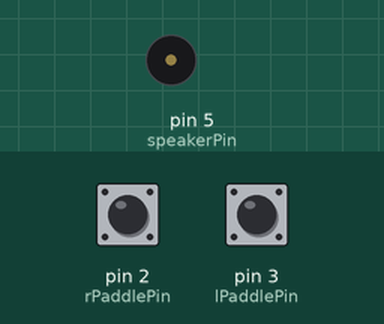
Recording of a sketch running on a simulated Arduino Uno, built with avr-gcc and run on an emulated ATmega328P. Shown: buzzer (waves = sounding). The test bench sets the inputs (shaded band); at power-on: pin 2 (rPaddlePin) HIGH, pin 3 (lPaddlePin) HIGH. What the sketch prints to the serial monitor is not drawn.

Above: at 1.2 s.
1.3 s: pin 2 (rPaddlePin) pulled LOW for 0.15 s
At 1.9 s:
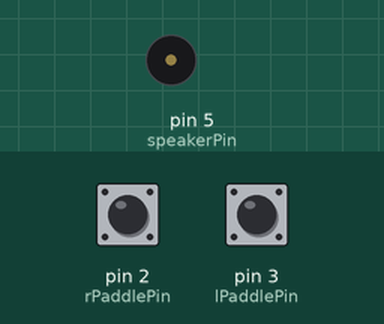
2.9 s: pin 3 (lPaddlePin) pulled LOW for 1 s
At 2.97 s:
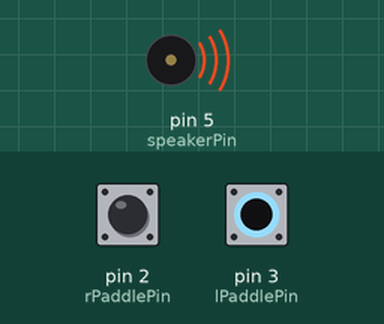
5.9 s: pin 3 (lPaddlePin) pulled LOW for 0.15 s
At 5.97 s:
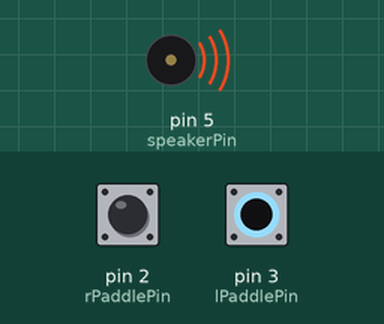
7.6 s: pin 3 (lPaddlePin) pulled LOW for 3.2 s
At 11.6 s:
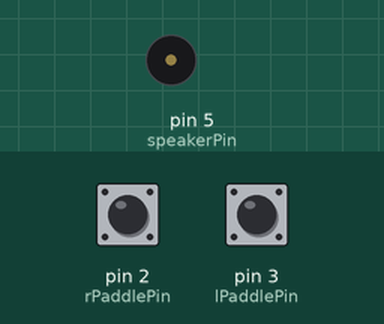
12.3 s: pin 2 (rPaddlePin) pulled LOW for 3.2 s
At 16.4 s:
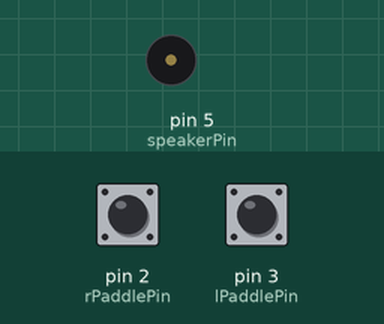
17.0 s: pin 2 (rPaddlePin) pulsed LOW 2 times (0.12 s each, 0.3 s apart)
At 17.22 s:
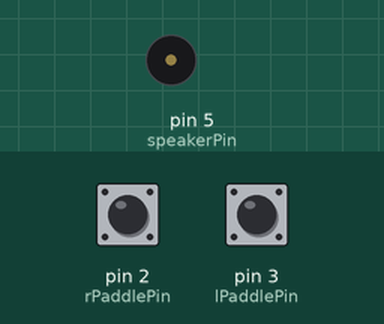
Timing chart, 0 to 20.0 s (numbered marks = the images above; inputs shaded):
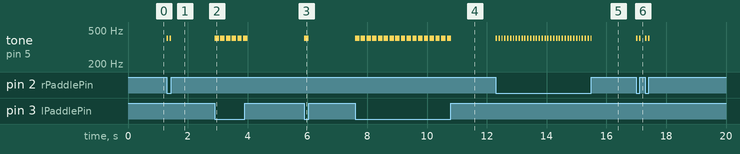

Measured:
- after the input at 1.3 s, tone on pin 5 (speakerPin): alternates 400 Hz for 0.05 s and silent for 0.05 s, 4 changes in all, then stays silent, starting at once
- after the input at 2.9 s, tone on pin 5 (speakerPin): alternates 400 Hz for 0.14 s and silent for 0.05 s, 12 changes in all, then stays silent, starting at once
- after the input at 5.9 s, tone on pin 5 (speakerPin): silent → 400 Hz at once, → silent 0.14 s later
- after the input at 7.6 s, tone on pin 5 (speakerPin): alternates 400 Hz for 0.14 s and silent for 0.05 s, 34 changes in all, then stays silent, starting at once
- after the input at 12.3 s, tone on pin 5 (speakerPin): alternates 400 Hz for 0.05 s and silent for 0.05 s, 68 changes in all, then stays silent, starting at once
- after the input at 17.0 s, tone on pin 5 (speakerPin): plays 400 Hz for 0.05 s, 400 Hz for 0.05 s, 400 Hz for 0.05 s, 400 Hz for 0.05 s, starting at once

The sketch:

cw.ino
```cpp
#include "morse_decode.h"

// Pin Definitions
const int lPaddlePin = 3;  // Left iambic paddle pin (Dit or "Short" key)
const int rPaddlePin = 2;  // Right iambic paddle pin (Dah or "Long" key)
const int speakerPin = 5; // Pin connected to the speaker

// Timing variables for CW
const int ditDuration = 48;  // Duration of a "Dit" (in milliseconds)
const int dahDuration = ditDuration * 3;  // Duration of a "Dah" (3 times Dit)
const int gapDuration = ditDuration;  // Gap between dits/dahs within a character (standard is "Dit" duration)

// Speaker tone (in Hz) (may have to manipulate based on speaker to get desired "actual" tone)
const int speakerTone = 400;

// Variables to store the current state of the paddles
volatile bool rPaddleState = HIGH;  // Current state of right paddle
volatile bool lPaddleState = HIGH;  // Current state of left paddle

// Tracking last symbol sent for iambic functionality (bool used since only 2 states exist)
volatile bool lastSymbolWasDit = false;

volatile long int lastInputTime = millis();

// Tracking if char has been started (to determine whether to add space at pause)
volatile bool charStarted = false;
volatile bool wordStarted = false;

// Current character tracked
volatile char currentChar[6] = "";

void setup() {
  // Set pin modes for paddles + speakers (and begin serial comms)
  pinMode(lPaddlePin, INPUT_PULLUP);
  pinMode(rPaddlePin, INPUT_PULLUP);
  pinMode(speakerPin, OUTPUT);
  Serial.begin(9600);
}

void playDit() {
  tone(speakerPin, speakerTone);  // Play tone for a "Dit"
  delay(ditDuration);
  noTone(speakerPin);
  delay(gapDuration);
  wordStarted = charStarted = true;
  lastInputTime = millis();
  lastSymbolWasDit = true;
  if (strlen(currentChar) < 6) {
    currentChar[strlen(currentChar)] = '.';
  }
}

void playDah() {
  tone(speakerPin, speakerTone);  // Play tone for a "Dah"
  delay(dahDuration);
  noTone(speakerPin);
  delay(gapDuration);
  wordStarted = charStarted = true;
  lastInputTime = millis();
  lastSymbolWasDit = false;
  if (strlen(currentChar) < 6) {
    currentChar[strlen(currentChar)] = '-';
  }
}

void loop() {
  /*
  Reads paddle states, and triggers iambic keying according to paddle inputs.
  Detected morse characters are written to serial with proper timing/spacing.
  */

  // Read current paddle states
  lPaddleState = digitalRead(lPaddlePin);
  rPaddleState = digitalRead(rPaddlePin);

  if (lPaddleState == LOW && rPaddleState == LOW) { // If both paddles pressed
    if (lastSymbolWasDit) {
      playDah();
    } else {
      playDit();
    }
  } else {
    if (rPaddleState == LOW) { // If right paddle pressed
      playDit();
    } else if (lPaddleState == LOW) { // If left paddle pressed
      playDah();
    } else {
      // Break character after long enough delay
      if (((millis() - lastInputTime) > 2 * ditDuration)) {
        if (charStarted == true) {
          Serial.print(decodeMorse(currentChar));  // Print decoded character
          memset(currentChar,0,strlen(currentChar)); // Null out current encoded character var
          charStarted = false;
        }
        // Break word after long enough delay
        if (((millis() - lastInputTime) > 6 * ditDuration) && wordStarted == true) {
          wordStarted = false;
          Serial.print(' ');  // Print space
        }
      }
    }
  }
}
```

morse_decode.h
```cpp
const char* const MORSE_CODE_TABLE[] = {
  ".-", "-...", "-.-.", "-..", ".", "..-.", "--.", "....", "..", ".---",  // A-J
  "-.-", ".-..", "--", "-.", "---", ".--.", "--.-", ".-.", "...", "-",    // K-T
  "..-", "...-", ".--", "-..-", "-.--", "--..",                           // U-Z
  "-----", ".----", "..---", "...--", "....-", ".....", "-....", "--...", "---..", "----."  // 0-9
};

const char CHAR_TABLE[] = {
  'A','B','C','D','E','F','G','H','I','J',
  'K','L','M','N','O','P','Q','R','S','T',
  'U','V','W','X','Y','Z',
  '0','1','2','3','4','5','6','7','8','9'
};

const int MORSE_TABLE_SIZE = sizeof(CHAR_TABLE) / sizeof(CHAR_TABLE[0]);

char decodeMorse(const char* morse) {
  for (int i = 0; i < MORSE_TABLE_SIZE; i++) {
    if (strcmp(morse, MORSE_CODE_TABLE[i]) == 0) {
      return CHAR_TABLE[i];
    }
  }
  return '?'; // Unknown symbol
}
```
